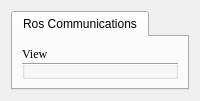
  <widget class="QWidget" name="centralwidget">
   <layout class="QVBoxLayout" name="verticalLayout_5">
    <item>
     <widget class="QTabWidget" name="tab_manager">
      <property name="minimumSize">
       <size>
        <width>100</width>
        <height>0</height>
       </size>
      </property>
      <property name="locale">
       <locale language="English" country="Australia"/>
      </property>
      <property name="currentIndex">
       <number>0</number>
      </property>
      <widget class="QWidget" name="tab_status">
       <attribute name="title">
        <string>Ros Communications</string>
       </attribute>
       <layout class="QHBoxLayout" name="horizontalLayout">
        <item>
         <widget class="QGroupBox" name="Logging">
          <property name="sizePolicy">
           <sizepolicy hsizetype="MinimumExpanding" vsizetype="Preferred">
            <horstretch>0</horstretch>
            <verstretch>0</verstretch>
           </sizepolicy>
          </property>
          <property name="font">
           <font>
            <family>Times New Roman</family>
           </font>
          </property>
          <property name="title">
           <string>View</string>
          </property>
          <widget class="QLabel" name="label_camera">
           <property name="geometry">
            <rect>
             <x>0</x>
             <y>30</y>
             <width>91</width>
             <height>21</height>
            </rect>
           </property>
           <property name="maximumSize">
            <size>
             <width>430</width>
             <height>300</height>
            </size>
           </property>
           <property name="text">
            <string>CameraDisplay</string>
           </property>
          </widget>
          <widget class="QGroupBox" name="groupBox_3">
           <property name="geometry">
            <rect>
             <x>439</x>
             <y>20</y>
             <width>131</width>
             <height>331</height>
            </rect>
           </property>
           <property name="title">
            <string>  Common Functions</string>
           </property>
           <widget class="QWidget" name="layoutWidget">
            <property name="geometry">
             <rect>
              <x>10</x>
              <y>45</y>
              <width>111</width>
              <height>201</height>
             </rect>
            </property>
            <layout class="QVBoxLayout" name="verticalLayout_2">
             <item>
              <widget class="QPushButton" name="button_kinect_driver">
               <property name="cursor">
                <cursorShape>PointingHandCursor</cursorShape>
               </property>
               <property name="text">
                <string>Kinect </string>
               </property>
              </widget>
             </item>
             <item>
              <widget class="QPushButton" name="button_gui_teleop">
               <property name="text">
                <string>GUI Teleop</string>
               </property>
              </widget>
             </item>
             <item>
              <widget class="QPushButton" name="button_keyboard_teleop">
               <property name="cursor">
                <cursorShape>PointingHandCursor</cursorShape>
               </property>
               <property name="text">
                <string>Keyboard Teleop</string>
               </property>
              </widget>
             </item>
             <item>
              <widget class="QPushButton" name="pushButton_6">
               <property name="cursor">
                <cursorShape>PointingHandCursor</cursorShape>
               </property>
               <property name="text">
                <string>PS3 Control</string>
               </property>
              </widget>
             </item>
             <item>
              <widget class="QPushButton" name="pushButton_3">
               <property name="cursor">
                <cursorShape>PointingHandCursor</cursorShape>
               </property>
               <property name="text">
                <string>SLAM</string>
               </property>
              </widget>
             </item>
             <item>
              <widget class="QPushButton" name="pushButton_4">
               <property name="cursor">
                <cursorShape>PointingHandCursor</cursorShape>
               </property>
               <property name="text">
                <string>Navigation</string>
               </property>
              </widget>
             </item>
             <item>
              <widget class="QPushButton" name="pushButton_5">
               <property name="cursor">
                <cursorShape>PointingHandCursor</cursorShape>
               </property>
               <property name="text">
                <string>Follower</string>
               </property>
              </widget>
             </item>
            </layout>
           </widget>
          </widget>
          <widget class="QGroupBox" name="groupBox_4">
           <property name="geometry">
            <rect>
             <x>440</x>
             <y>370</y>
             <width>131</width>
             <height>91</height>
            </rect>
           </property>
           <property name="title">
            <string>Sendspeed Info</string>
           </property>
           <widget class="QLabel" name="label_4">
            <property name="geometry">
             <rect>
              <x>10</x>
              <y>20</y>
              <width>51</width>
              <height>17</height>
             </rect>
            </property>
            <property name="text">
             <string>Cur_VX:</string>
            </property>
           </widget>
           <widget class="QLabel" name="label_5">
            <property name="geometry">
             <rect>
              <x>10</x>
              <y>40</y>
              <width>61</width>
              <height>17</height>
             </rect>
            </property>
            <property name="text">
             <string>Cur_VY:</string>
            </property>
           </widget>
           <widget class="QLabel" name="label_6">
            <property name="geometry">
             <rect>
              <x>10</x>
              <y>60</y>
              <width>81</width>
              <height>17</height>
             </rect>
            </property>
            <property name="text">
             <string>Cur_VZ:</string>
            </property>
           </widget>
           <widget class="QLineEdit" name="lineEdit_cur_angular_vz">
            <property name="geometry">
             <rect>
              <x>60</x>
              <y>60</y>
              <width>41</width>
              <height>21</height>
             </rect>
            </property>
           </widget>
           <widget class="QLineEdit" name="lineEdit_cur_linear_vy">
            <property name="geometry">
             <rect>
              <x>60</x>
              <y>40</y>
              <width>41</width>
              <height>21</height>
             </rect>
            </property>
           </widget>
           <widget class="QLineEdit" name="lineEdit_cur_linear_vx">
            <property name="geometry">
             <rect>
              <x>60</x>
              <y>20</y>
              <width>41</width>
              <height>21</height>
             </rect>
            </property>
           </widget>
           <widget class="QLabel" name="label_10">
            <property name="geometry">
             <rect>
              <x>100</x>
              <y>20</y>
              <width>51</width>
              <height>17</height>
             </rect>
            </property>
            <property name="text">
             <string>m/s</string>
            </property>
           </widget>
           <widget class="QLabel" name="label_9">
            <property name="geometry">
             <rect>
              <x>100</x>
              <y>40</y>
              <width>51</width>
              <height>17</height>
             </rect>
            </property>
            <property name="text">
             <string>m/s</string>
            </property>
           </widget>
           <widget class="QLabel" name="label_8">
            <property name="geometry">
             <rect>
              <x>100</x>
              <y>60</y>
              <width>51</width>
              <height>17</height>
             </rect>
            </property>
            <property name="text">
             <string>rad/s</string>
            </property>
           </widget>
          </widget>
          <widget class="Line" name="line">
           <property name="geometry">
            <rect>
             <x>430</x>
             <y>20</y>
             <width>20</width>
             <height>321</height>
            </rect>
           </property>
           <property name="orientation">
            <enum>Qt::Vertical</enum>
           </property>
          </widget>
          <widget class="Line" name="line_2">
           <property name="geometry">
            <rect>
             <x>0</x>
             <y>340</y>
             <width>581</width>
             <height>16</height>
            </rect>
           </property>
           <property name="orientation">
            <enum>Qt::Horizontal</enum>
           </property>
          </widget>
          <widget class="Line" name="line_3">
           <property name="geometry">
            <rect>
             <x>-10</x>
             <y>10</y>
             <width>601</width>
             <height>16</height>
            </rect>
           </property>
           <property name="orientation">
            <enum>Qt::Horizontal</enum>
           </property>
          </widget>
          <widget class="QGroupBox" name="groupBox_5">
           <property name="geometry">
            <rect>
             <x>440</x>
             <y>470</y>
             <width>131</width>
             <height>80</height>
            </rect>
           </property>
           <property name="title">
            <string>Position Info</string>
           </property>
           <widget class="QLabel" name="label_11">
            <property name="geometry">
             <rect>
              <x>10</x>
              <y>20</y>
              <width>51</width>
              <height>17</height>
             </rect>
            </property>
            <property name="text">
             <string>Cur_X:</string>
            </property>
           </widget>
           <widget class="QLabel" name="label_12">
            <property name="geometry">
             <rect>
              <x>10</x>
              <y>40</y>
              <width>51</width>
              <height>17</height>
             </rect>
            </property>
            <property name="text">
             <string>Cur_Y:</string>
            </property>
           </widget>
           <widget class="QLabel" name="label_13">
            <property name="geometry">
             <rect>
              <x>10</x>
              <y>60</y>
              <width>51</width>
              <height>17</height>
             </rect>
            </property>
            <property name="text">
             <string>Cur_Z:</string>
            </property>
           </widget>
           <widget class="QLineEdit" name="lineEdit_cur_linear_x">
            <property name="geometry">
             <rect>
              <x>60</x>
              <y>20</y>
              <width>41</width>
              <height>21</height>
             </rect>
            </property>
           </widget>
           <widget class="QLineEdit" name="lineEdit_cur_linear_y">
            <property name="geometry">
             <rect>
              <x>60</x>
              <y>40</y>
              <width>41</width>
              <height>21</height>
             </rect>
            </property>
           </widget>
           <widget class="QLineEdit" name="lineEdit_cur_linear_z">
            <property name="geometry">
             <rect>
              <x>60</x>
              <y>60</y>
              <width>41</width>
              <height>21</height>
             </rect>
            </property>
           </widget>
           <widget class="QLabel" name="label_14">
            <property name="geometry">
             <rect>
              <x>100</x>
              <y>20</y>
              <width>51</width>
              <height>17</height>
             </rect>
            </property>
            <property name="text">
             <string>m</string>
            </property>
           </widget>
           <widget class="QLabel" name="label_15">
            <property name="geometry">
             <rect>
              <x>100</x>
              <y>40</y>
              <width>51</width>
              <height>17</height>
             </rect>
            </property>
            <property name="text">
             <string>m</string>
            </property>
           </widget>
           <widget class="QLabel" name="label_16">
            <property name="geometry">
             <rect>
              <x>100</x>
              <y>60</y>
              <width>51</width>
              <height>17</height>
             </rect>
            </property>
            <property name="text">
             <string>rad</string>
            </property>
           </widget>
          </widget>
          <widget class="QGroupBox" name="groupBox_6">
           <property name="geometry">
            <rect>
             <x>50</x>
             <y>360</y>
             <width>151</width>
             <height>111</height>
            </rect>
           </property>
           <property name="title">
            <string>Wheel Speed Info</string>
           </property>
           <widget class="QLabel" name="label_17">
            <property name="geometry">
             <rect>
              <x>10</x>
              <y>20</y>
              <width>71</width>
              <height>17</height>
             </rect>
            </property>
            <property name="text">
             <string>Left_front:</string>
            </property>
           </widget>
           <widget class="QLineEdit" name="lineEdit_v1">
            <property name="geometry">
             <rect>
              <x>80</x>
              <y>20</y>
              <width>41</width>
              <height>21</height>
             </rect>
            </property>
           </widget>
           <widget class="QLabel" name="label_18">
            <property name="geometry">
             <rect>
              <x>120</x>
              <y>20</y>
              <width>51</width>
              <height>17</height>
             </rect>
            </property>
            <property name="text">
             <string>m/s</string>
            </property>
           </widget>
           <widget class="QLabel" name="label_19">
            <property name="geometry">
             <rect>
              <x>10</x>
              <y>40</y>
              <width>71</width>
              <height>17</height>
             </rect>
            </property>
            <property name="text">
             <string>Right_front:</string>
            </property>
           </widget>
           <widget class="QLineEdit" name="lineEdit_v2">
            <property name="geometry">
             <rect>
              <x>80</x>
              <y>40</y>
              <width>41</width>
              <height>21</height>
             </rect>
            </property>
           </widget>
           <widget class="QLabel" name="label_20">
            <property name="geometry">
             <rect>
              <x>120</x>
              <y>40</y>
              <width>51</width>
              <height>17</height>
             </rect>
            </property>
            <property name="text">
             <string>m/s</string>
            </property>
           </widget>
           <widget class="QLabel" name="label_21">
            <property name="geometry">
             <rect>
              <x>10</x>
              <y>60</y>
              <width>71</width>
              <height>17</height>
             </rect>
            </property>
            <property name="text">
             <string>Left_back:</string>
            </property>
           </widget>
           <widget class="QLabel" name="label_22">
            <property name="geometry">
             <rect>
              <x>10</x>
              <y>80</y>
              <width>71</width>
              <height>17</height>
             </rect>
            </property>
            <property name="text">
             <string>Right_back:</string>
            </property>
           </widget>
           <widget class="QLineEdit" name="lineEdit_v3">
            <property name="geometry">
             <rect>
              <x>80</x>
              <y>60</y>
              <width>41</width>
              <height>21</height>
             </rect>
            </property>
           </widget>
           <widget class="QLineEdit" name="lineEdit_v4">
            <property name="geometry">
             <rect>
              <x>80</x>
              <y>80</y>
              <width>41</width>
              <height>21</height>
             </rect>
            </property>
           </widget>
           <widget class="QLabel" name="label_23">
            <property name="geometry">
             <rect>
              <x>120</x>
              <y>60</y>
              <width>51</width>
              <height>17</height>
             </rect>
            </property>
            <property name="text">
             <string>m/s</string>
            </property>
           </widget>
           <widget class="QLabel" name="label_24">
            <property name="geometry">
             <rect>
              <x>120</x>
              <y>80</y>
              <width>51</width>
              <height>17</height>
             </rect>
            </property>
            <property name="text">
             <string>m/s</string>
            </property>
           </widget>
           <zorder>label_17</zorder>
           <zorder>label_18</zorder>
           <zorder>label_19</zorder>
           <zorder>label_20</zorder>
           <zorder>label_21</zorder>
           <zorder>label_22</zorder>
           <zorder>lineEdit_v3</zorder>
           <zorder>lineEdit_v4</zorder>
           <zorder>label_23</zorder>
           <zorder>label_24</zorder>
           <zorder>lineEdit_v1</zorder>
           <zorder>lineEdit_v2</zorder>
          </widget>
          <widget class="QGroupBox" name="groupBox_7">
           <property name="geometry">
            <rect>
             <x>250</x>
             <y>360</y>
             <width>151</width>
             <height>111</height>
            </rect>
           </property>
           <property name="title">
            <string>Wheel Direct Info</string>
           </property>
           <widget class="QLabel" name="label_25">
            <property name="geometry">
             <rect>
              <x>10</x>
              <y>20</y>
              <width>71</width>
              <height>17</height>
             </rect>
            </property>
            <property name="text">
             <string>Left_front:</string>
            </property>
           </widget>
           <widget class="QLineEdit" name="lineEdit_d1">
            <property name="geometry">
             <rect>
              <x>80</x>
              <y>20</y>
              <width>41</width>
              <height>21</height>
             </rect>
            </property>
           </widget>
           <widget class="QLabel" name="label_26">
            <property name="geometry">
             <rect>
              <x>120</x>
              <y>20</y>
              <width>51</width>
              <height>17</height>
             </rect>
            </property>
            <property name="text">
             <string>rad</string>
            </property>
           </widget>
           <widget class="QLabel" name="label_27">
            <property name="geometry">
             <rect>
              <x>10</x>
              <y>40</y>
              <width>71</width>
              <height>17</height>
             </rect>
            </property>
            <property name="text">
             <string>Right_front:</string>
            </property>
           </widget>
           <widget class="QLineEdit" name="lineEdit_d2">
            <property name="geometry">
             <rect>
              <x>80</x>
              <y>40</y>
              <width>41</width>
              <height>21</height>
             </rect>
            </property>
           </widget>
           <widget class="QLabel" name="label_28">
            <property name="geometry">
             <rect>
              <x>120</x>
              <y>40</y>
              <width>51</width>
              <height>17</height>
             </rect>
            </property>
            <property name="text">
             <string>rad</string>
            </property>
           </widget>
           <widget class="QLabel" name="label_29">
            <property name="geometry">
             <rect>
              <x>10</x>
              <y>60</y>
              <width>71</width>
              <height>17</height>
             </rect>
            </property>
            <property name="text">
             <string>Left_back:</string>
            </property>
           </widget>
           <widget class="QLabel" name="label_30">
            <property name="geometry">
             <rect>
              <x>10</x>
              <y>80</y>
              <width>71</width>
              <height>17</height>
             </rect>
            </property>
            <property name="text">
             <string>Right_back:</string>
            </property>
           </widget>
           <widget class="QLineEdit" name="lineEdit_d3">
            <property name="geometry">
             <rect>
              <x>80</x>
              <y>60</y>
              <width>41</width>
              <height>21</height>
             </rect>
            </property>
           </widget>
           <widget class="QLineEdit" name="lineEdit_d4">
            <property name="geometry">
             <rect>
              <x>80</x>
              <y>80</y>
              <width>41</width>
              <height>21</height>
             </rect>
            </property>
           </widget>
           <widget class="QLabel" name="label_31">
            <property name="geometry">
             <rect>
              <x>120</x>
              <y>60</y>
              <width>51</width>
              <height>17</height>
             </rect>
            </property>
            <property name="text">
             <string>rad</string>
            </property>
           </widget>
           <widget class="QLabel" name="label_32">
            <property name="geometry">
             <rect>
              <x>120</x>
              <y>80</y>
              <width>51</width>
              <height>17</height>
             </rect>
            </property>
            <property name="text">
             <string>rad</string>
            </property>
           </widget>
          </widget>
          <widget class="QGroupBox" name="groupBox_8">
           <property name="geometry">
            <rect>
             <x>50</x>
             <y>480</y>
             <width>361</width>
             <height>111</height>
            </rect>
           </property>
           <property name="title">
            <string>Ultrasound Info</string>
           </property>
           <widget class="QLabel" name="label_33">
            <property name="geometry">
             <rect>
              <x>10</x>
              <y>20</y>
              <width>81</width>
              <height>17</height>
             </rect>
            </property>
            <property name="text">
             <string>Ultrasound_1:</string>
            </property>
           </widget>
           <widget class="QLineEdit" name="lineEdit_u1">
            <property name="geometry">
             <rect>
              <x>90</x>
              <y>20</y>
              <width>41</width>
              <height>21</height>
             </rect>
            </property>
           </widget>
           <widget class="QLabel" name="label_34">
            <property name="geometry">
             <rect>
              <x>130</x>
              <y>20</y>
              <width>51</width>
              <height>17</height>
             </rect>
            </property>
            <property name="text">
             <string>m</string>
            </property>
           </widget>
           <widget class="QLabel" name="label_35">
            <property name="geometry">
             <rect>
              <x>10</x>
              <y>40</y>
              <width>71</width>
              <height>17</height>
             </rect>
            </property>
            <property name="text">
             <string>Ultrasound_2:</string>
            </property>
           </widget>
           <widget class="QLineEdit" name="lineEdit_u2">
            <property name="geometry">
             <rect>
              <x>90</x>
              <y>40</y>
              <width>41</width>
              <height>21</height>
             </rect>
            </property>
           </widget>
           <widget class="QLabel" name="label_36">
            <property name="geometry">
             <rect>
              <x>130</x>
              <y>40</y>
              <width>51</width>
              <height>17</height>
             </rect>
            </property>
            <property name="text">
             <string>m</string>
            </property>
           </widget>
           <widget class="QLabel" name="label_37">
            <property name="geometry">
             <rect>
              <x>10</x>
              <y>60</y>
              <width>71</width>
              <height>17</height>
             </rect>
            </property>
            <property name="text">
             <string>Ultrasound_3:</string>
            </property>
           </widget>
           <widget class="QLabel" name="label_38">
            <property name="geometry">
             <rect>
              <x>10</x>
              <y>80</y>
              <width>71</width>
              <height>17</height>
             </rect>
            </property>
            <property name="text">
             <string>Ultrasound_4:</string>
            </property>
           </widget>
           <widget class="QLineEdit" name="lineEdit_u3">
            <property name="geometry">
             <rect>
              <x>90</x>
              <y>60</y>
              <width>41</width>
              <height>21</height>
             </rect>
            </property>
           </widget>
           <widget class="QLineEdit" name="lineEdit_u4">
            <property name="geometry">
             <rect>
              <x>90</x>
              <y>80</y>
              <width>41</width>
              <height>21</height>
             </rect>
            </property>
           </widget>
           <widget class="QLabel" name="label_39">
            <property name="geometry">
             <rect>
              <x>130</x>
              <y>60</y>
              <width>51</width>
              <height>17</height>
             </rect>
            </property>
            <property name="text">
             <string>m</string>
            </property>
           </widget>
           <widget class="QLabel" name="label_40">
            <property name="geometry">
             <rect>
              <x>130</x>
              <y>80</y>
              <width>51</width>
              <height>17</height>
             </rect>
            </property>
            <property name="text">
             <string>m</string>
            </property>
           </widget>
           <widget class="QLabel" name="label_41">
            <property name="geometry">
             <rect>
              <x>210</x>
              <y>20</y>
              <width>71</width>
              <height>17</height>
             </rect>
            </property>
            <property name="text">
             <string>Ultrasound_5:</string>
            </property>
           </widget>
           <widget class="QLabel" name="label_42">
            <property name="geometry">
             <rect>
              <x>210</x>
              <y>60</y>
              <width>71</width>
              <height>17</height>
             </rect>
            </property>
            <property name="text">
             <string>Ultrasound_7:</string>
            </property>
           </widget>
           <widget class="QLabel" name="label_43">
            <property name="geometry">
             <rect>
              <x>330</x>
              <y>60</y>
              <width>51</width>
              <height>17</height>
             </rect>
            </property>
            <property name="text">
             <string>m</string>
            </property>
           </widget>
           <widget class="QLabel" name="label_44">
            <property name="geometry">
             <rect>
              <x>330</x>
              <y>40</y>
              <width>51</width>
              <height>17</height>
             </rect>
            </property>
            <property name="text">
             <string>m</string>
            </property>
           </widget>
           <widget class="QLabel" name="label_45">
            <property name="geometry">
             <rect>
              <x>330</x>
              <y>80</y>
              <width>51</width>
              <height>17</height>
             </rect>
            </property>
            <property name="text">
             <string>m</string>
            </property>
           </widget>
           <widget class="QLineEdit" name="lineEdit_u7">
            <property name="geometry">
             <rect>
              <x>290</x>
              <y>60</y>
              <width>41</width>
              <height>21</height>
             </rect>
            </property>
           </widget>
           <widget class="QLabel" name="label_46">
            <property name="geometry">
             <rect>
              <x>330</x>
              <y>20</y>
              <width>51</width>
              <height>17</height>
             </rect>
            </property>
            <property name="text">
             <string>m</string>
            </property>
           </widget>
           <widget class="QLineEdit" name="lineEdit_u5">
            <property name="geometry">
             <rect>
              <x>290</x>
              <y>20</y>
              <width>41</width>
              <height>21</height>
             </rect>
            </property>
           </widget>
           <widget class="QLabel" name="label_47">
            <property name="geometry">
             <rect>
              <x>210</x>
              <y>80</y>
              <width>71</width>
              <height>17</height>
             </rect>
            </property>
            <property name="text">
             <string>Ultrasound_8:</string>
            </property>
           </widget>
           <widget class="QLineEdit" name="lineEdit_u6">
            <property name="geometry">
             <rect>
              <x>290</x>
              <y>40</y>
              <width>41</width>
              <height>21</height>
             </rect>
            </property>
           </widget>
           <widget class="QLabel" name="label_48">
            <property name="geometry">
             <rect>
              <x>210</x>
              <y>40</y>
              <width>71</width>
              <height>17</height>
             </rect>
            </property>
            <property name="text">
             <string>Ultrasound_6:</string>
            </property>
           </widget>
           <widget class="QLineEdit" name="lineEdit_u8">
            <property name="geometry">
             <rect>
              <x>290</x>
              <y>80</y>
              <width>41</width>
              <height>21</height>
             </rect>
            </property>
           </widget>
          </widget>
         </widget>
        </item>
       </layout>
      </widget>
     </widget>
    </item>
   </layout>
  </widget>
